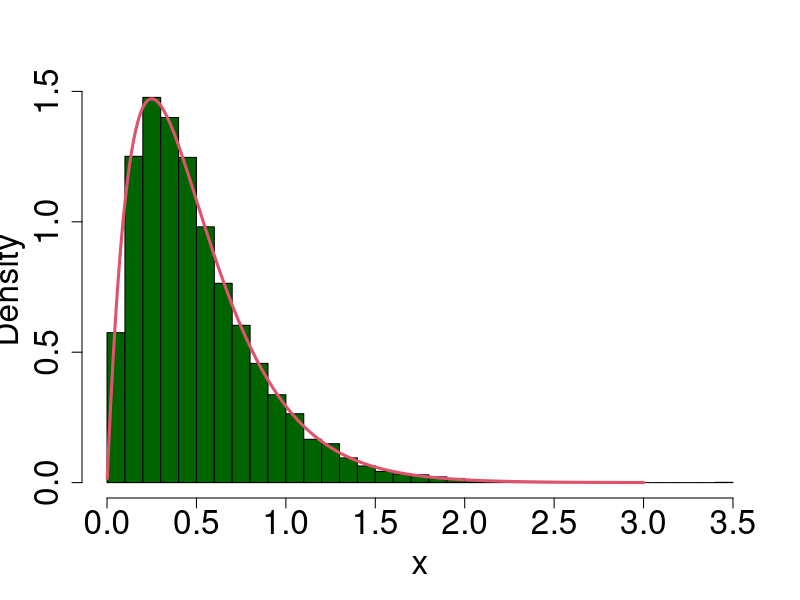

Reproduce this figure in R.
# rm(list=ls())
#====================================================
# Exemplo para gerar da gama(kappa,beta) utilizando
# uniforme (0,1), transformacao inversa e de escala
#====================================================
# Para uma gama com kappa = 2 e beta = 4
set.seed(12345)
n      <- 10000 # Tamanho da amostra
kappa  <- 2
beta   <- 4
z      <- matrix(-log(runif(floor(kappa)*n))/beta,n,floor(kappa))
x      <- apply(z,1,"sum")

x11()
hist(x,nclass=30,prob=T,main="",cex.axis=2,cex.lab=2,col="darkgreen")
xseq <- seq(0.001,3,length=1000)
yseq <- dgamma(xseq,kappa,beta)
lines(xseq,yseq,col=2,lwd=3)

#====================================================
# Fim
#====================================================
